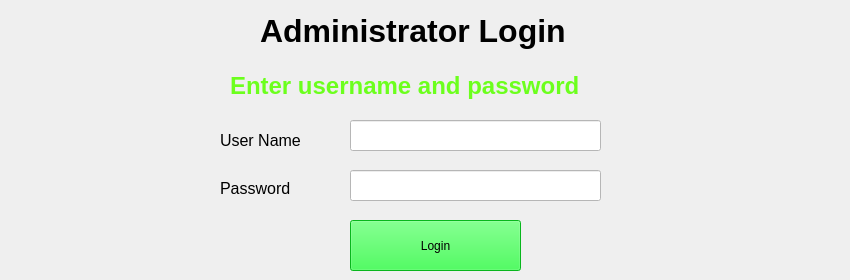
    <widget class="QWidget" name="tab">
     <attribute name="title">
      <string>login</string>
     </attribute>
     <widget class="QLabel" name="label_2">
      <property name="geometry">
       <rect>
        <x>260</x>
        <y>10</y>
        <width>331</width>
        <height>41</height>
       </rect>
      </property>
      <property name="font">
       <font>
        <pointsize>24</pointsize>
        <weight>75</weight>
        <bold>true</bold>
       </font>
      </property>
      <property name="text">
       <string>Administrator Login</string>
      </property>
     </widget>
     <widget class="QLabel" name="l01">
      <property name="geometry">
       <rect>
        <x>230</x>
        <y>70</y>
        <width>611</width>
        <height>31</height>
       </rect>
      </property>
      <property name="font">
       <font>
        <pointsize>18</pointsize>
        <weight>75</weight>
        <bold>true</bold>
       </font>
      </property>
      <property name="styleSheet">
       <string notr="true">color: rgb(108, 255, 29);</string>
      </property>
      <property name="text">
       <string>Enter username and password</string>
      </property>
     </widget>
     <widget class="QLabel" name="label_4">
      <property name="geometry">
       <rect>
        <x>220</x>
        <y>130</y>
        <width>101</width>
        <height>20</height>
       </rect>
      </property>
      <property name="font">
       <font>
        <pointsize>12</pointsize>
       </font>
      </property>
      <property name="text">
       <string>User Name</string>
      </property>
     </widget>
     <widget class="QLabel" name="label_5">
      <property name="geometry">
       <rect>
        <x>220</x>
        <y>180</y>
        <width>111</width>
        <height>16</height>
       </rect>
      </property>
      <property name="font">
       <font>
        <pointsize>12</pointsize>
       </font>
      </property>
      <property name="text">
       <string>Password</string>
      </property>
     </widget>
     <widget class="QLineEdit" name="tb01">
      <property name="geometry">
       <rect>
        <x>350</x>
        <y>120</y>
        <width>251</width>
        <height>31</height>
       </rect>
      </property>
      <property name="font">
       <font>
        <pointsize>12</pointsize>
       </font>
      </property>
      <property name="styleSheet">
       <string notr="true">background-color: rgb(255, 255, 255);</string>
      </property>
      <property name="text">
       <string/>
      </property>
     </widget>
     <widget class="QLineEdit" name="tb02">
      <property name="geometry">
       <rect>
        <x>350</x>
        <y>170</y>
        <width>251</width>
        <height>31</height>
       </rect>
      </property>
      <property name="font">
       <font>
        <pointsize>12</pointsize>
       </font>
      </property>
      <property name="styleSheet">
       <string notr="true">background-color: rgb(255, 255, 255);</string>
      </property>
      <property name="echoMode">
       <enum>QLineEdit::Password</enum>
      </property>
     </widget>
     <widget class="QPushButton" name="b01">
      <property name="geometry">
       <rect>
        <x>350</x>
        <y>220</y>
        <width>171</width>
        <height>51</height>
       </rect>
      </property>
      <property name="styleSheet">
       <string notr="true">background-color: rgb(11, 255, 39);
font: 12pt &quot;MS Shell Dlg 2&quot;;</string>
      </property>
      <property name="text">
       <string>Login</string>
      </property>
     </widget>
     <widget class="QLabel" name="label_6">
      <property name="geometry">
       <rect>
        <x>50</x>
        <y>50</y>
        <width>111</width>
        <height>151</height>
       </rect>
      </property>
      <property name="text">
       <string/>
      </property>
      <property name="pixmap">
       <pixmap>login.png</pixmap>
      </property>
     </widget>
    </widget>
